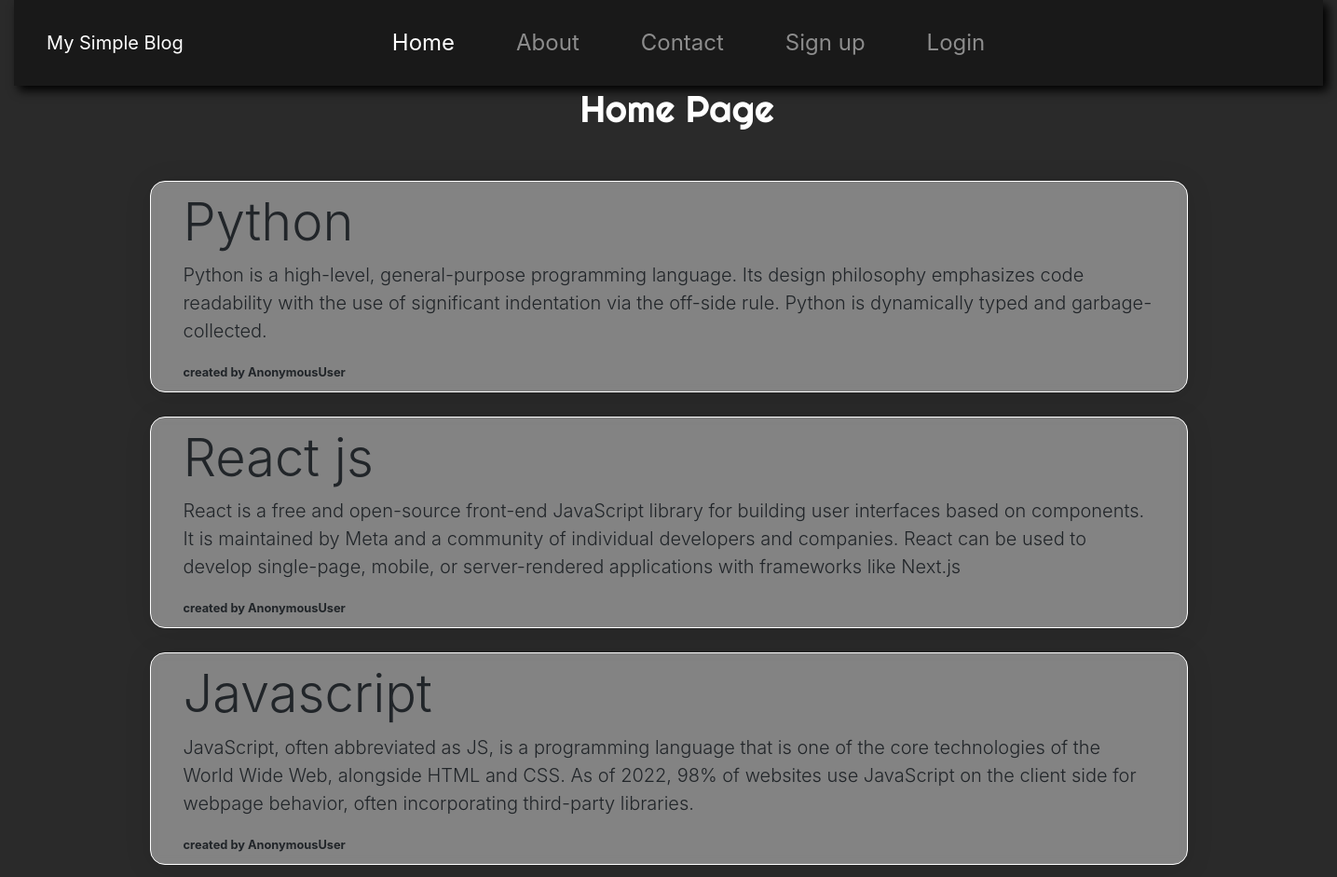
The page / on the database its author committed.
### blog/models.py (models this page shows)
class Post(models.Model):
    title = models.CharField(max_length=150)
    desc = models.TextField()

### blog/views.py (the view)
# urls.py: 2. Add a URL to urlpatterns:  path('', views.home, name='home')
def home(request):
    user = request.user
    posts = Post.objects.all()
    return render(request, 'blog/home.html', {'posts':posts, 'user':user})

### blog/templates/blog/home.html
{% extends 'blog/base.html' %}
{% load static %}
{% block content %}
<div class="col-sm-10" style="position: relative;">
    <h3 class="text-white main__title">Home Page</h3>
</div>
{% for post in posts %}
<div class="jumbotron jumbotron-fluid info__box ">
    <div class="container ">
        <h1 class="display-4">{{post.title}}</h1>
        <p class="lead">{{post.desc}}</p>
       <small><strong>created by {{user}}</strong></small>
    </div>
</div>
{% endfor %}
{% endblock content %}

### blog/templates/blog/base.html (shortened to what this page needs)
<!DOCTYPE html>
{% load static %}
<html lang="en">
<head>
    <link rel="stylesheet" href="{% static 'blog/css/bootstrap.css' %}">
    <link rel="stylesheet" href="{% static 'blog/css/myStyle.css' %}">
</head>
<body>
    <div class="container-fluid ">
        {% include 'blog/navbar.html' %}
    </div>
    <div class="container">
        <div class="row">
            <div class="col-sm-12">
            </div>
        </div>
        <div class="row">
            {% block content %}
            {% endblock content %}
        </div>
    </div>
</body>
</html>

### blog/templates/blog/navbar.html (shortened to what this page needs)
<nav class="navbar navbar-expand-lg bg-body-tertiary navbar-dark nav__top ">
    <div class="container-fluid ">
      <a class="navbar-brand" href="{% url 'home' %}">My Simple Blog</a>
      <div class="collapse navbar-collapse" id="navbarNav">
        <ul class="navbar-nav nav__items">
          <li class="nav-item">
            <a class="nav-link active nav__home" aria-current="page" href="{% url 'home' %}">Home</a>
          </li>
          <li class="nav-item">
            <a class="nav-link" href="{% url 'about' %}">About</a>
          </li>
          <li class="nav-item">
            <a class="nav-link" href="{% url 'contact' %}">Contact</a>
          </li>
          {% if request.user.is_authenticated %}
          <li class="nav-item">
            <a class="nav-link" href="{% url 'dashboard' %}">Dashboard</a>
          </li>
          <li class="nav-item">
            <a class="nav-link" href="{% url 'logout' %}">Logout</a>
          </li>
          {% else %}
          <li class="nav-item">
            <a class="nav-link" href="{% url 'signup' %}">Sign up</a>
          </li>
          <li class="nav-item">
            <a class="nav-link" href="{% url 'login' %}">Login</a>
          </li>
         {% endif %}
        </ul>
      </div>
    </div>
  </nav>

### blog/static/blog/css/myStyle.css (style rules this page uses)
body { background-color: rgb(42, 42, 42); background-image: url('https://wallpaperaccess.com/full/5088870.jpg'); }
.main__title { position: relative; left: 50%; font-family: 'Righteous', cursive; font-size: 2.5rem; margin-bottom: 40px; }
.info__box { margin: 13px; padding: 10px 20px 10px 20px; border-radius: 20px; background: rgba(255, 255, 255, 0.418); border-radius: 16px; box-shadow: 0 4px 30px rgba(0, 0, 0, 0.1); backdrop-filter: blur(4.4px); -webkit-backdrop-filter: blur(4.4px); border: 1px solid rgba(255, 255, 255, 1); transition: 1s; }
.nav__top { background-color: rgba(0, 0, 0, 0.4); color: white; font-size: 1.5rem; padding: 20px; box-shadow: 5px 5px 10px black; }
.nav__items { margin-left: 200px; }
.nav__items li { margin-right: 50px; }

### rows shown on the page
Post: title "Python", desc "Python is a high-level, general-purpose programming language. Its design philosophy emphasizes code readability with the use of significant indentation via the off-side rule. Python is dynamically typed and garbage-collected.", user "AnonymousUser"
Post: title "React js", desc "React is a free and open-source front-end JavaScript library for building user interfaces based on components. It is maintained by Meta and a community of individual developers and companies. React can be used to develop single-page, mobile, or server-rendered applications with frameworks like Next.js", user "AnonymousUser"
Post: title "Javascript", desc "JavaScript, often abbreviated as JS, is a programming language that is one of the core technologies of the World Wide Web, alongside HTML and CSS. As of 2022, 98% of websites use JavaScript on the client side for webpage behavior, often incorporating third-party libraries.", user "AnonymousUser"
